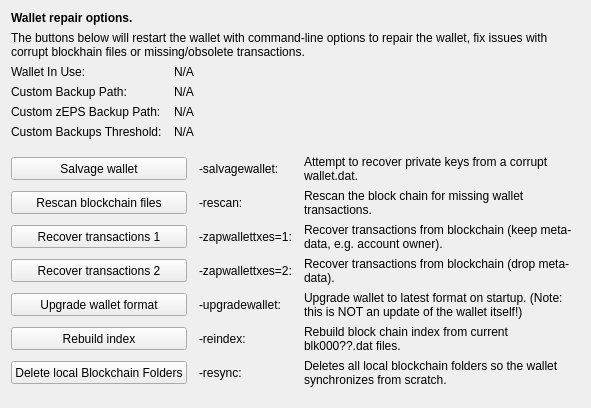
     <widget class="QWidget" name="tab_repair">
      <attribute name="title">
       <string>&amp;Wallet Repair</string>
      </attribute>
      <layout class="QGridLayout" name="gridLayout_4" columnstretch="0,0,0,0">
       <property name="horizontalSpacing">
        <number>12</number>
       </property>
       <item row="0" column="0" colspan="4">
        <widget class="QLabel" name="label_repair_header">
         <property name="font">
          <font>
           <weight>75</weight>
           <bold>true</bold>
          </font>
         </property>
         <property name="text">
          <string>Wallet repair options.</string>
         </property>
        </widget>
       </item>
       <item row="1" column="0" colspan="4">
        <widget class="QLabel" name="label_repair_helptext">
         <property name="font">
          <font>
           <weight>50</weight>
           <bold>false</bold>
          </font>
         </property>
         <property name="text">
          <string>The buttons below will restart the wallet with command-line options to repair the wallet, fix issues with corrupt blockhain files or missing/obsolete transactions.</string>
         </property>
         <property name="wordWrap">
          <bool>true</bool>
         </property>
        </widget>
       </item>
       <item row="2" column="0">
        <widget class="QLabel" name="wallet_path_label">
         <property name="text">
          <string>Wallet In Use:</string>
         </property>
        </widget>
       </item>
       <item row="2" column="1" colspan="3">
        <widget class="QLabel" name="wallet_path">
         <property name="cursor">
          <cursorShape>IBeamCursor</cursorShape>
         </property>
         <property name="text">
          <string>N/A</string>
         </property>
         <property name="textFormat">
          <enum>Qt::PlainText</enum>
         </property>
         <property name="textInteractionFlags">
          <set>Qt::LinksAccessibleByMouse|Qt::TextSelectableByKeyboard|Qt::TextSelectableByMouse</set>
         </property>
        </widget>
       </item>
       <item row="3" column="0">
        <widget class="QLabel" name="wallet_custombackuppath_label">
         <property name="visible">
          <bool>false</bool>
         </property>
         <property name="text">
          <string>Custom Backup Path:</string>
         </property>
        </widget>
       </item>
       <item row="3" column="1" colspan="3">
        <widget class="QLabel" name="wallet_custombackuppath">
         <property name="cursor">
          <cursorShape>IBeamCursor</cursorShape>
         </property>
         <property name="visible">
          <bool>false</bool>
         </property>
         <property name="text">
          <string>N/A</string>
         </property>
         <property name="textFormat">
          <enum>Qt::PlainText</enum>
         </property>
         <property name="textInteractionFlags">
          <set>Qt::LinksAccessibleByMouse|Qt::TextSelectableByKeyboard|Qt::TextSelectableByMouse</set>
         </property>
        </widget>
       </item>
       <item row="4" column="0">
        <widget class="QLabel" name="wallet_customzpivbackuppath_label">
         <property name="visible">
          <bool>false</bool>
         </property>
         <property name="text">
          <string>Custom zEPS Backup Path:</string>
         </property>
        </widget>
       </item>
       <item row="4" column="1" colspan="3">
        <widget class="QLabel" name="wallet_customzpivbackuppath">
         <property name="cursor">
          <cursorShape>IBeamCursor</cursorShape>
         </property>
         <property name="visible">
          <bool>false</bool>
         </property>
         <property name="text">
          <string>N/A</string>
         </property>
         <property name="textFormat">
          <enum>Qt::PlainText</enum>
         </property>
         <property name="textInteractionFlags">
          <set>Qt::LinksAccessibleByMouse|Qt::TextSelectableByKeyboard|Qt::TextSelectableByMouse</set>
         </property>
        </widget>
       </item>
       <item row="5" column="0">
        <widget class="QLabel" name="wallet_custombackupthreshold_label">
         <property name="visible">
          <bool>false</bool>
         </property>
         <property name="text">
          <string>Custom Backups Threshold:</string>
         </property>
        </widget>
       </item>
       <item row="5" column="1" colspan="3">
        <widget class="QLabel" name="wallet_custombackupthreshold">
         <property name="cursor">
          <cursorShape>IBeamCursor</cursorShape>
         </property>
         <property name="visible">
          <bool>false</bool>
         </property>
         <property name="text">
          <string>N/A</string>
         </property>
         <property name="textFormat">
          <enum>Qt::PlainText</enum>
         </property>
         <property name="textInteractionFlags">
          <set>Qt::LinksAccessibleByMouse|Qt::TextSelectableByKeyboard|Qt::TextSelectableByMouse</set>
         </property>
        </widget>
       </item>
       <item row="6" column="0">
        <spacer name="verticalSpacer_repair1">
         <property name="orientation">
          <enum>Qt::Vertical</enum>
         </property>
         <property name="sizeHint" stdset="0">
          <size>
           <width>10</width>
           <height>10</height>
          </size>
         </property>
        </spacer>
       </item>
       <item row="7" column="0" colspan="2">
        <widget class="QPushButton" name="btn_salvagewallet">
         <property name="minimumSize">
          <size>
           <width>100</width>
           <height>23</height>
          </size>
         </property>
         <property name="text">
          <string>Salvage wallet</string>
         </property>
        </widget>
       </item>
       <item row="7" column="2">
        <widget class="QLabel" name="label_repair_salvage_command">
         <property name="text">
          <string notr="true">-salvagewallet:</string>
         </property>
        </widget>
       </item>
       <item row="7" column="3">
        <widget class="QLabel" name="label_repair_salvage">
         <property name="text">
          <string>Attempt to recover private keys from a corrupt wallet.dat.</string>
         </property>
         <property name="wordWrap">
          <bool>true</bool>
         </property>
        </widget>
       </item>
       <item row="8" column="0" colspan="2">
        <widget class="QPushButton" name="btn_rescan">
         <property name="minimumSize">
          <size>
           <width>100</width>
           <height>23</height>
          </size>
         </property>
         <property name="text">
          <string>Rescan blockchain files</string>
         </property>
        </widget>
       </item>
       <item row="8" column="2">
        <widget class="QLabel" name="label_repair_rescan_command">
         <property name="text">
          <string notr="true">-rescan:</string>
         </property>
        </widget>
       </item>
       <item row="8" column="3">
        <widget class="QLabel" name="label_repair_rescan">
         <property name="text">
          <string>Rescan the block chain for missing wallet transactions.</string>
         </property>
         <property name="wordWrap">
          <bool>true</bool>
         </property>
        </widget>
       </item>
       <item row="9" column="0" colspan="2">
        <widget class="QPushButton" name="btn_zapwallettxes1">
         <property name="minimumSize">
          <size>
           <width>100</width>
           <height>23</height>
          </size>
         </property>
         <property name="text">
          <string>Recover transactions 1</string>
         </property>
        </widget>
       </item>
       <item row="9" column="2">
        <widget class="QLabel" name="label_repair_zap1_command">
         <property name="text">
          <string notr="true">-zapwallettxes=1:</string>
         </property>
        </widget>
       </item>
       <item row="9" column="3">
        <widget class="QLabel" name="label_repair_zap1">
         <property name="text">
          <string>Recover transactions from blockchain (keep meta-data, e.g. account owner).</string>
         </property>
         <property name="wordWrap">
          <bool>true</bool>
         </property>
        </widget>
       </item>
       <item row="10" column="0" colspan="2">
        <widget class="QPushButton" name="btn_zapwallettxes2">
         <property name="minimumSize">
          <size>
           <width>100</width>
           <height>23</height>
          </size>
         </property>
         <property name="text">
          <string>Recover transactions 2</string>
         </property>
        </widget>
       </item>
       <item row="10" column="2">
        <widget class="QLabel" name="label_repair_zap2_command">
         <property name="text">
          <string notr="true">-zapwallettxes=2:</string>
         </property>
        </widget>
       </item>
       <item row="10" column="3">
        <widget class="QLabel" name="label_repair_zap2">
         <property name="text">
          <string>Recover transactions from blockchain (drop meta-data).</string>
         </property>
         <property name="wordWrap">
          <bool>true</bool>
         </property>
        </widget>
       </item>
       <item row="11" column="0" colspan="2">
        <widget class="QPushButton" name="btn_upgradewallet">
         <property name="minimumSize">
          <size>
           <width>100</width>
           <height>23</height>
          </size>
         </property>
         <property name="text">
          <string>Upgrade wallet format</string>
         </property>
        </widget>
       </item>
       <item row="11" column="2">
        <widget class="QLabel" name="label_repair_upgrade_command">
         <property name="text">
          <string notr="true">-upgradewallet:</string>
         </property>
        </widget>
       </item>
       <item row="11" column="3">
        <widget class="QLabel" name="label_repair_upgrade">
         <property name="text">
          <string>Upgrade wallet to latest format on startup. (Note: this is NOT an update of the wallet itself!)</string>
         </property>
         <property name="wordWrap">
          <bool>true</bool>
         </property>
        </widget>
       </item>
       <item row="12" column="0" colspan="2">
        <widget class="QPushButton" name="btn_reindex">
         <property name="minimumSize">
          <size>
           <width>100</width>
           <height>23</height>
          </size>
         </property>
         <property name="text">
          <string>Rebuild index</string>
         </property>
        </widget>
       </item>
       <item row="12" column="2">
        <widget class="QLabel" name="label_repair_reindex_command">
         <property name="text">
          <string notr="true">-reindex:</string>
         </property>
        </widget>
       </item>
       <item row="12" column="3">
        <widget class="QLabel" name="label_repair_reindex">
         <property name="text">
          <string>Rebuild block chain index from current blk000??.dat files.</string>
         </property>
         <property name="wordWrap">
          <bool>true</bool>
         </property>
        </widget>
       </item>
       <item row="13" column="0" colspan="2">
        <widget class="QPushButton" name="btn_resync">
         <property name="minimumSize">
          <size>
           <width>100</width>
           <height>23</height>
          </size>
         </property>
         <property name="text">
          <string>Delete local Blockchain Folders</string>
         </property>
        </widget>
       </item>
       <item row="13" column="2">
        <widget class="QLabel" name="label_repair_resync_command">
         <property name="text">
          <string>-resync:</string>
         </property>
        </widget>
       </item>
       <item row="13" column="3">
        <widget class="QLabel" name="label_repair_resync">
         <property name="text">
          <string>Deletes all local blockchain folders so the wallet synchronizes from scratch.</string>
         </property>
         <property name="wordWrap">
          <bool>true</bool>
         </property>
        </widget>
       </item>
       <item row="14" column="0">
        <spacer name="verticalSpacer_repair2">
         <property name="orientation">
          <enum>Qt::Vertical</enum>
         </property>
         <property name="sizeHint" stdset="0">
          <size>
           <width>20</width>
           <height>10</height>
          </size>
         </property>
        </spacer>
       </item>
      </layout>
     </widget>
